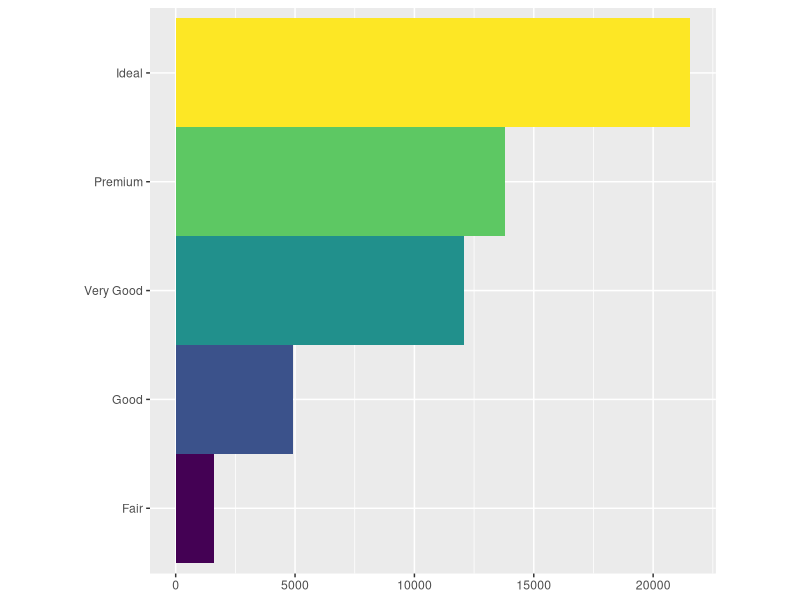
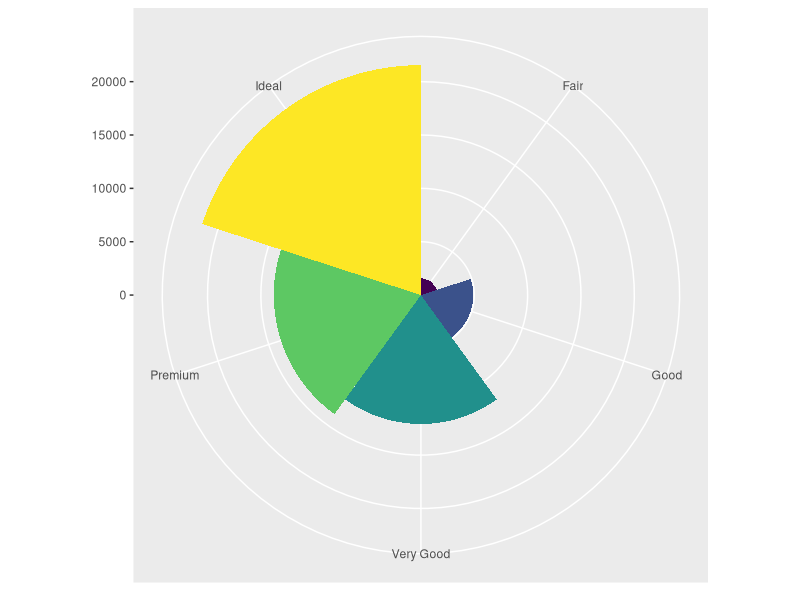

These figures' R source, in order:
# importing libraries
library(tidyverse)
library(ggplot2)

bar <- ggplot(data = diamonds) + 
  geom_bar(
    mapping = aes(x = cut, fill = cut), 
    show.legend = FALSE,
    width = 1
  ) + 
  theme(aspect.ratio = 1) +
  labs(x = NULL, y = NULL)

bar + coord_flip()
bar + coord_polar()